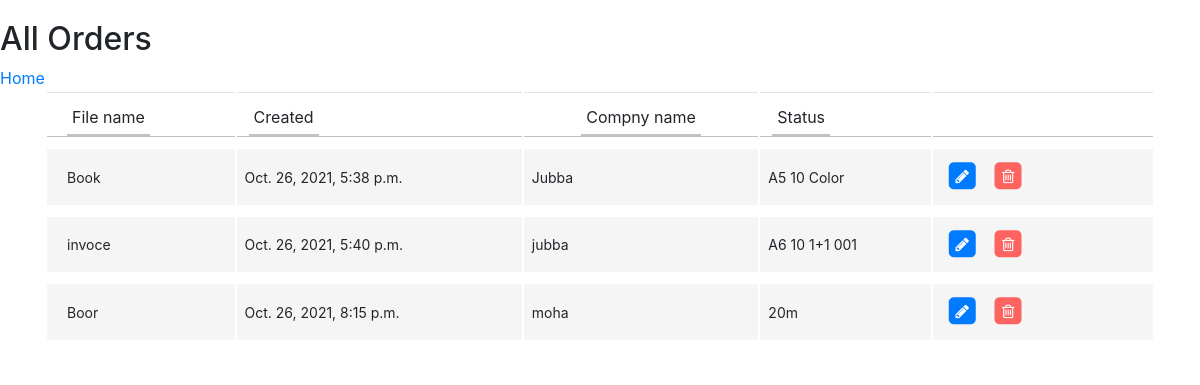
/order/list (signed in), run on the app's committed database.
### jubba/models.py (models this page shows, shortened)
class CostINfo(models.Model):
  Paid = 'PAID'
  Unpaid = 'UNPAID'
  PAYMENT_CHOICE = [
        (Paid, 'PAID'),
        (Unpaid, 'UNPAID'),
  ]
  created_at = models.DateTimeField(auto_now_add=True)
  File_name = models.CharField(max_length=30)
  compny_name = models.CharField(max_length=30)
  town_city = models.CharField(max_length=30)
  phone = models.CharField(max_length=30)
  text = models.TextField(max_length=300)
  '''Payment_choice = models.CharField(
        max_length=10,
        choices=PAYMENT_CHOICE,
    )
'''

### jubba/views.py (the view)
# urls.py: path("order/list", views.OrderList.as_view(), name="orderlist"),
class OrderList(LoginRequiredMixin,ListView):
     template_name = 'order/orders_list.html'
     queryset = CostINfo.objects.all()

### jubba/templates/order/orders_list.html (shortened to what this page needs)
{% extends './base.html' %}
{% load static %}
{% block head %}
  <link rel="stylesheet" href="https://maxcdn.bootstrapcdn.com/bootstrap/4.0.0/css/bootstrap.min.css">
{% endblock %}
{% block content %}
<h2>All Orders</h2>
<a href="{% url 'home'%}">Home</button></a>
<link href="https://maxcdn.bootstrapcdn.com/font-awesome/4.3.0/css/font-awesome.min.css" rel="stylesheet">
<div class="container">
<div class="row">
	<div class="col-lg-12">
		<div class="main-box clearfix">
			<div class="table-responsive">
				<table class="table user-list">
					<thead>
						<tr>
							<th><span>File name</span></th>
							<th><span>Created</span></th>
							<th class="text-center"><span>Compny name</span></th>
							<th><span>Status</span></th>
							<th>&nbsp;</th>
						</tr>
					</thead>
  {% for order in object_list %}
  <tr>
      <td>{{ order.File_name}}</td>
      <td>{{ order.created_at }} </td>
      <td>{{ order.compny_name }} </td>
      <td>{{ order.text }} </td>
      <td style="width: 20%;">
								<a href="{% url 'orderupdate' order.id %}" class="table-link">
									<span class="fa-stack">
										<i class="fa fa-square fa-stack-2x"></i>
										<i class="fa fa-pencil fa-stack-1x fa-inverse"></i>
									</span>
								</a>
								<a href="{% url 'orderdelete' order.id %}" class="table-link danger">
									<span class="fa-stack">
										<i class="fa fa-square fa-stack-2x"></i>
										<i class="fa fa-trash-o fa-stack-1x fa-inverse"></i>
									</span>
								</a>
							</td>
  </tr>
  {% endfor %}
</table>
{% endblock %}

### jubba/templates/order/orders_list.html (style rules this page uses)
body { margin-top:20px; }
.table { border-collapse: separate; }
.table thead > tr > th { border-bottom: 1px solid #C2C2C2; padding-bottom: 0; }
.table tbody > tr > td { font-size: 0.875em; background: #f5f5f5; border-top: 10px solid #fff; vertical-align: middle; padding: 12px 8px; }
.table tbody > tr > td:first-child, .table thead > tr > th:first-child { padding-left: 20px; }
.table thead > tr > th span { border-bottom: 2px solid #C2C2C2; display: inline-block; padding: 0 5px; padding-bottom: 5px; font-weight: normal; }
.table a.table-link { margin: 0 5px; font-size: 1.125em; }
.table a.table-link.danger { color: #fe635f; }

### data on the page
CostINfo: File_name "Book", created_at "Oct. 26, 2021, 5:38 p.m.", compny_name "Jubba", text "A5 10 Color"
CostINfo: File_name "invoce", created_at "Oct. 26, 2021, 5:40 p.m.", compny_name "jubba", text "A6 10 1+1 001"
CostINfo: File_name "Boor", created_at "Oct. 26, 2021, 8:15 p.m.", compny_name "moha", text "20m"
